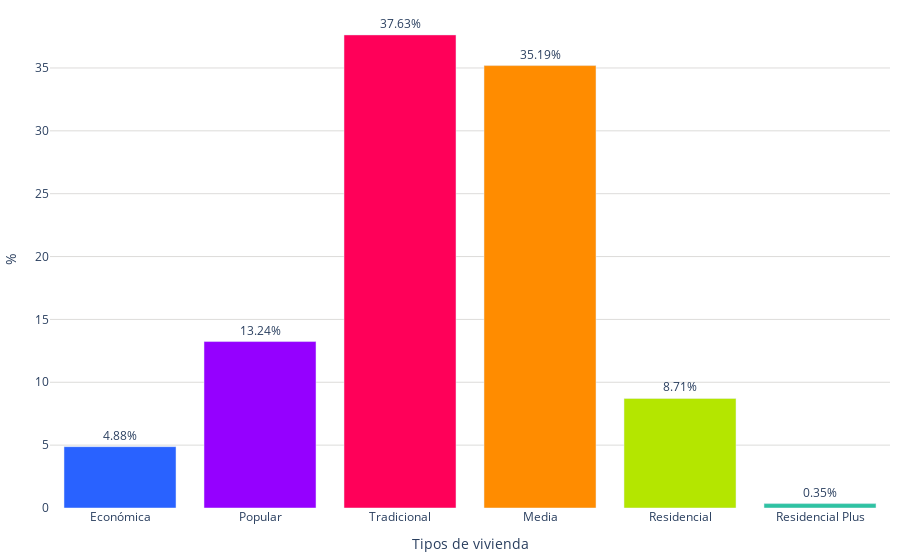

Write notebook code for a chart like this one.
### Code cell
labels = creditos_vivienda['vivienda_valor']
values = creditos_vivienda['promedio']
colores = ['#2962ff', '#9500ff', '#ff0059', '#ff8c00', '#b4e600', '#2EC2A2','#E50CB6']

fig = go.Figure()
fig.add_trace(go.Bar(
        x=labels, 
        y=values, 
        marker_color=colores,
        text=values,  # Texto que se mostrará en las barras (porcentaje)
        textposition='outside',  # Posición del texto (puede ser 'inside' o 'outside')
        texttemplate='%{text:.2f}%', 
    )
)    
fig.update_layout(
    #barmode='stack', 
    #title='Distribución de créditos por vivienda valor (2022)',
    #title_font_size = 22,
    xaxis=dict(title="Tipos de vivienda"),
    yaxis=dict(
        title='%', # Título del eje y
        gridcolor='#dddcda', # Color de las líneas que dividen los rangos del eje Y         
    ),  margin=dict(l=10, r=10, t=10, b=10),  # Ajusta los márgenes (left, right, top, bottom)
    plot_bgcolor='rgba(0,0,0,0)',  # Color de fondo del gráfico
    legend=dict(
        yanchor="top",
        y=0.99,
    )
)

# Exportar gráfica como archivo HTML
def guardar_grafico_como_html(fig, nombre_archivo, carpeta='assets\graficas'):
    # Crear la carpeta si no existe
    if not os.path.exists(carpeta):
        os.makedirs(carpeta)
    config = {
        'displaylogo': False,  # Ocultar el logo de Plotly
        'modeBarButtonsToRemove': [
            'toImage',       # Botón para guardar como imagen
            'select2d',      # Box select
            'lasso2d',       # Lasso select
            'resetScale2d',  # Reset Axes
        ]
    }
    # Gráfica como archivo HTML en la carpeta especificada
    pio.write_html(fig, f'{carpeta}/{nombre_archivo}.html', config=config)

guardar_grafico_como_html(fig, 'g_bar_creditos_vivienda_2022', carpeta='assets\graficas')
fig.show()

### Figure 1 — Plotly figure (JSON) as saved in the notebook; plotly's stock layout.template omitted (floating-point values rounded to 4 significant figures)
{"data": [{"marker": {"color": ["#2962ff", "#9500ff", "#ff0059", "#ff8c00", "#b4e600", "#2EC2A2", "#E50CB6"]}, "text": [4.88, 13.24, 37.63, 35.19, 8.71, 0.35], "textposition": "outside", "texttemplate": "%{text:.2f}%", "type": "bar", "x": ["Económica", "Popular", "Tradicional", "Media", "Residencial", "Residencial Plus"], "y": [4.88, 13.24, 37.63, 35.19, 8.71, 0.35]}], "layout": {"legend": {"y": 0.99, "yanchor": "top"}, "margin": {"b": 10, "l": 10, "r": 10, "t": 10}, "plot_bgcolor": "rgba(0,0,0,0)", "xaxis": {"title": {"text": "Tipos de vivienda"}}, "yaxis": {"gridcolor": "#dddcda", "title": {"text": "%"}}}}
